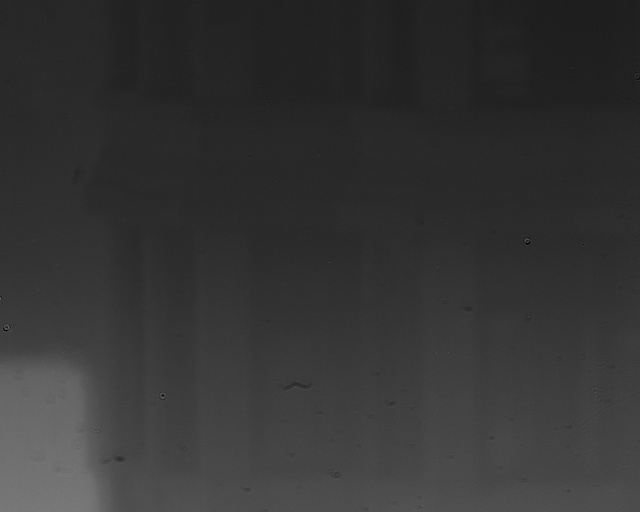
#> input picture auto_images/display_20250911_201928_000.jpg, 640 x 512 px; its folder holds only this picture in this run
$ python -i preprocessor.py   (imports and definitions only)   (older library calls are emulated)
#> lines starting #> are read from the running program, lines starting #| are printed output that depends on the picture
#> further down, picture is the input picture: shape (512, 640); min 0, max 124, mean 52.5
"""
1.红外图像
非均匀线性校正
盲元检测与补偿
直方图拉伸
引导滤波
2.可见光图像
白平衡校正
锐化
引导滤波
"""

import os
import time
import numpy as np
import cv2
import logging
from numpy.lib.stride_tricks import sliding_window_view
from typing import Optional, Dict, Any, Tuple

import scipy.signal as signal

# from PIL import Image
import numpy as np

TOL_factor = 0.01
pixel_type = np.uint16
Level = ["off", "light", "medium", "strong"]


logger = logging.getLogger(__name__)
current_dir = os.path.dirname(__file__)


class ImagePreprocessor:
    def __init__(self):
        self.bd_para = None
        self.nuc_para = None
        self.blind_mask = None

        # 缓存的校正参数，避免每次调用时重复提取
        self._linear_params = None
        self._quadratic_params = None
        self._dw_nuc_params = None

    # [1022 lines left out: functions load_config, _extract_correction_params, clear_correction_params_cache, linear_corr, quadrast_corr, dw_nuc and 18 more, not called in this run]

    def apply_sharping_alpah(self, image):

        start_time = time.time()

        # ========= 加速档位（按需切换） =========
        FAST_MODE   = True   # True: 单尺度 USM，取消形态学“过冲保护”，大幅提速
        ULTRA_FAST  = False  # True: 3x3 拉普拉斯锐化（最快），适度有锐化边缘纹理

        # —— 配置（FAST/正常模式通用）——
        amount = 1.5          # 锐化强度
        radius_small = 1      # USM 半径（kernel=3）
        radius_large = 3      # 多尺度时的大半径（kernel=7）
        thr_rel = 0.003       # 相对阈值(满量程比例)，抑制噪声
        multiscale = (not FAST_MODE)  # FAST_MODE 关闭多尺度以提速
        work_in_y = True      # 彩色时仅在Y通道锐化

        orig_dtype = image.dtype
        if np.issubdtype(orig_dtype, np.integer):
            max_val = np.iinfo(orig_dtype).max
#> max_val = 255
        else:
            vmax = float(np.max(image)) if image.size else 1.0
            max_val = vmax if vmax > 1.0 else 1.0
        thr_abs = float(thr_rel) * float(max_val)
#> thr_abs = 0.765

        # 预创建 3x3 形态学核（仅在需要时使用）
        kernel3 = cv2.getStructuringElement(cv2.MORPH_RECT, (3, 3))

        # ========= ULTRA_FAST：拉普拉斯（最快）=========
        if ULTRA_FAST:
            # 彩色则转Y通道，灰度直接处理
            if image.ndim == 3 and work_in_y:
                yuv = cv2.cvtColor(image, cv2.COLOR_BGR2YUV)
                y, u, v = cv2.split(yuv)
                y32 = y.astype(np.float32)
                lap = cv2.Laplacian(y32, ddepth=cv2.CV_32F, ksize=3, borderType=cv2.BORDER_REPLICATE)
                # 阈值抑噪
                if thr_abs > 0:
                    np.putmask(lap, np.abs(lap) < thr_abs, 0.0)
                out = y32 + amount * lap
                out = np.clip(out, 0, max_val).astype(orig_dtype)
                result = cv2.cvtColor(cv2.merge((out, u, v)), cv2.COLOR_YUV2BGR)
            else:
                ch = image if image.ndim == 2 else cv2.split(image)
                # [7 lines left out: function _lap_fast, not called in this run]
                if image.ndim == 2:
                    result = _lap_fast(ch)
                else:
                    b, g, r = ch
                    result = cv2.merge((_lap_fast(b), _lap_fast(g), _lap_fast(r)))
            print(f"apply_sharping 处理耗时: {time.time() - start_time:.4f} 秒")
            return result

        # ========= FAST / 正常：USM =========
        def _box_blur(src_f32, r: int):
#> called with r = 1
            k = 2 * r + 1
            return cv2.boxFilter(src_f32, ddepth=-1, ksize=(k, k),
                                normalize=True, borderType=cv2.BORDER_REPLICATE)

        # 是否启用过冲保护（FAST_MODE 下关闭以省去 erode/dilate）
        OVERDRIVE_PROTECT = (not FAST_MODE)

        def _usm_once(src_f32, r: int, amt: float, thr_abs_: float):
            blur = _box_blur(src_f32, r)
            mask = src_f32 - blur
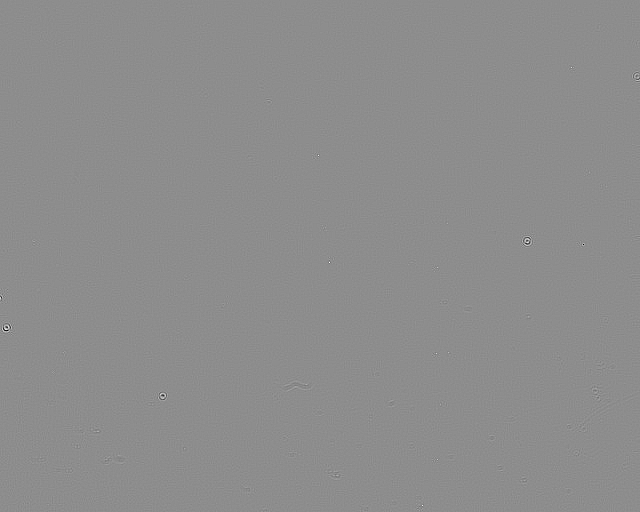
#> mask: shape (512, 640) float32; min -44.89, max 36.11, mean 0; drawn with min black and max white
            if thr_abs_ > 0:
                np.putmask(mask, np.abs(mask) < thr_abs_, 0.0)  # 硬阈值，快
            dst = src_f32 + amt * mask
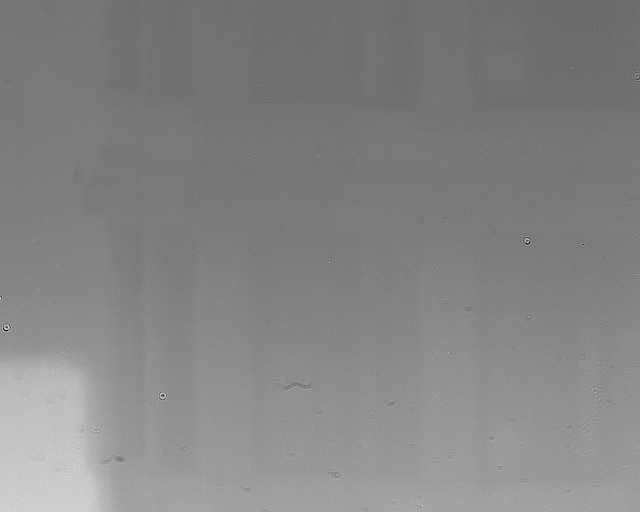
#> dst: shape (512, 640) float32; min -67, max 162.2, mean 52.5; drawn with min black and max white
            if OVERDRIVE_PROTECT:
                lo = cv2.erode(src_f32, kernel3)
                hi = cv2.dilate(src_f32, kernel3)
                dst = np.minimum(np.maximum(dst, lo), hi)
            return dst

        def _sharpen_single_channel(ch):
            ch_f = ch.astype(np.float32)
            if multiscale:
                s1 = _usm_once(ch_f, radius_small, amount * 0.85, thr_abs)
                s2 = _usm_once(ch_f, radius_large, amount * 0.35, thr_abs * 0.5)
                out = 0.7 * s1 + 0.3 * s2
            else:
                out = _usm_once(ch_f, radius_small, amount, thr_abs)
            return np.clip(out, 0, max_val).astype(orig_dtype)

        if image.ndim == 2:  # 灰度
            result = _sharpen_single_channel(image)
        else:                # 彩色（BGR）
            if work_in_y:
                yuv = cv2.cvtColor(image, cv2.COLOR_BGR2YUV)
                y, u, v = cv2.split(yuv)
                y_sharp = _sharpen_single_channel(y)
                result = cv2.cvtColor(cv2.merge((y_sharp, u, v)), cv2.COLOR_YUV2BGR)
            else:
                b, g, r = cv2.split(image)
                result = cv2.merge((_sharpen_single_channel(b),
                                    _sharpen_single_channel(g),
                                    _sharpen_single_channel(r)))

        print(f"apply_sharping 处理耗时: {time.time() - start_time:.4f} 秒")
        return result


    # [477 lines left out: functions apply_defog, _estimate_A_gray_fast, _infer_scale_max, _estimate_t_gray_fast, _get_rect_kernel, _guided_filter_fast and 7 more, not called in this run]

>>> import cv2
>>> picture = cv2.imread('auto_images/display_20250911_201928_000.jpg', cv2.IMREAD_GRAYSCALE)
>>> result = ImagePreprocessor().apply_sharping_alpah(picture)

$ run again, on auto_images/display_20250911_201953_000.jpg
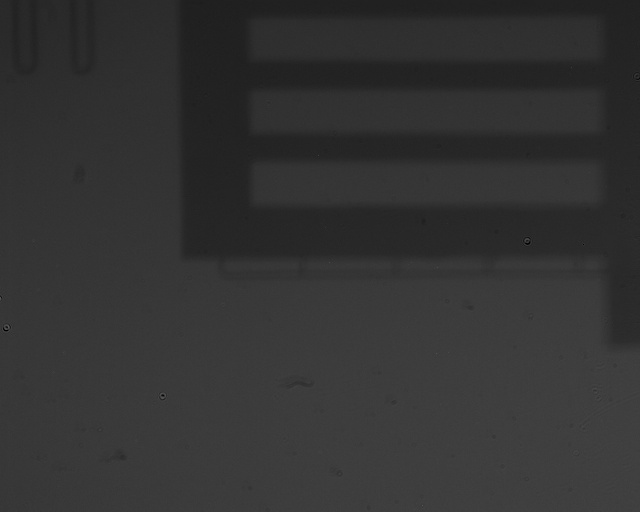
#> input picture auto_images/display_20250911_201953_000.jpg, 640 x 512 px
#> picture is the input picture: shape (512, 640); min 0, max 93, mean 51.1
#> in _sharpen_single_channel, `ch_f = ch.astype(np.float32)`:
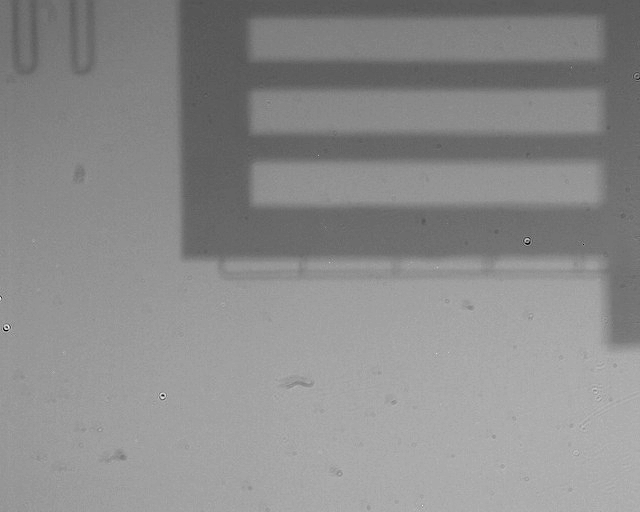
#> ch_f: shape (512, 640) float32; min 0, max 93, mean 51.1; drawn with min black and max white
#> in _box_blur, `return cv2.boxFilter(src_f32, ddepth=-1, ksize=(k, k), normalize=True,..`:
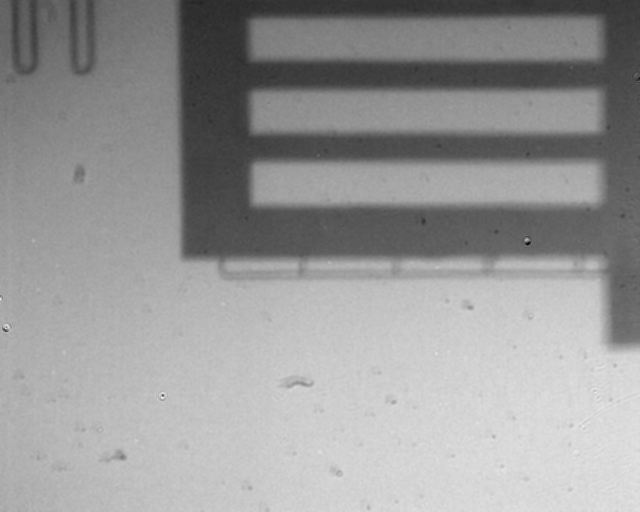
#> returned value: shape (512, 640) float32; min 23.44, max 69.78, mean 51.1; drawn with min black and max white
